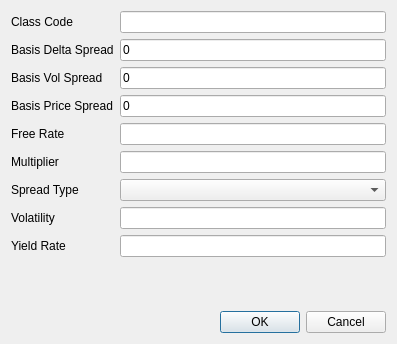
<?xml version="1.0" encoding="UTF-8"?>
<ui version="4.0">
 <class>AddParamDialog</class>
 <widget class="QDialog" name="AddParamDialog">
  <property name="geometry">
   <rect>
    <x>0</x>
    <y>0</y>
    <width>397</width>
    <height>344</height>
   </rect>
  </property>
  <property name="windowTitle">
   <string>Dialog</string>
  </property>
  <layout class="QVBoxLayout" name="verticalLayout">
   <item>
    <layout class="QFormLayout" name="formLayout">
     <item row="0" column="0">
      <widget class="QLabel" name="classCodeLabel">
       <property name="text">
        <string>Class Code</string>
       </property>
      </widget>
     </item>
     <item row="0" column="1">
      <widget class="QLineEdit" name="classCodeLineEdit"/>
     </item>
     <item row="1" column="0">
      <widget class="QLabel" name="basisDeltaSpreadLabel">
       <property name="text">
        <string>Basis Delta Spread</string>
       </property>
      </widget>
     </item>
     <item row="1" column="1">
      <widget class="QLineEdit" name="basisDeltaSpreadLineEdit">
       <property name="text">
        <string>0</string>
       </property>
      </widget>
     </item>
     <item row="2" column="0">
      <widget class="QLabel" name="basisVolSpreadLabel">
       <property name="text">
        <string>Basis Vol Spread</string>
       </property>
      </widget>
     </item>
     <item row="2" column="1">
      <widget class="QLineEdit" name="basisVolSpreadLineEdit">
       <property name="text">
        <string>0</string>
       </property>
      </widget>
     </item>
     <item row="3" column="0">
      <widget class="QLabel" name="basisPriceSpreadLabel">
       <property name="text">
        <string>Basis Price Spread</string>
       </property>
      </widget>
     </item>
     <item row="3" column="1">
      <widget class="QLineEdit" name="basisPriceSpreadLineEdit">
       <property name="text">
        <string>0</string>
       </property>
      </widget>
     </item>
     <item row="4" column="0">
      <widget class="QLabel" name="freeRateLabel">
       <property name="text">
        <string>Free Rate</string>
       </property>
      </widget>
     </item>
     <item row="4" column="1">
      <widget class="QLineEdit" name="freeRateLineEdit"/>
     </item>
     <item row="5" column="0">
      <widget class="QLabel" name="multiplierLabel">
       <property name="text">
        <string>Multiplier</string>
       </property>
      </widget>
     </item>
     <item row="5" column="1">
      <widget class="QLineEdit" name="multiplierLineEdit"/>
     </item>
     <item row="6" column="0">
      <widget class="QLabel" name="spreadTypeLabel">
       <property name="text">
        <string>Spread Type</string>
       </property>
      </widget>
     </item>
     <item row="6" column="1">
      <widget class="QComboBox" name="spreadTypeComboBox"/>
     </item>
     <item row="7" column="0">
      <widget class="QLabel" name="volatilityLabel">
       <property name="text">
        <string>Volatility</string>
       </property>
      </widget>
     </item>
     <item row="7" column="1">
      <widget class="QLineEdit" name="volatilityLineEdit"/>
     </item>
     <item row="8" column="0">
      <widget class="QLabel" name="yieldRateLabel">
       <property name="text">
        <string>Yield Rate</string>
       </property>
      </widget>
     </item>
     <item row="8" column="1">
      <widget class="QLineEdit" name="yieldRateLineEdit"/>
     </item>
    </layout>
   </item>
   <item>
    <widget class="QDialogButtonBox" name="buttonBox">
     <property name="orientation">
      <enum>Qt::Horizontal</enum>
     </property>
     <property name="standardButtons">
      <set>QDialogButtonBox::Cancel|QDialogButtonBox::Ok</set>
     </property>
    </widget>
   </item>
  </layout>
 </widget>
 <resources/>
 <connections>
  <connection>
   <sender>buttonBox</sender>
   <signal>accepted()</signal>
   <receiver>AddParamDialog</receiver>
   <slot>accept()</slot>
   <hints>
    <hint type="sourcelabel">
     <x>248</x>
     <y>254</y>
    </hint>
    <hint type="destinationlabel">
     <x>157</x>
     <y>274</y>
    </hint>
   </hints>
  </connection>
  <connection>
   <sender>buttonBox</sender>
   <signal>rejected()</signal>
   <receiver>AddParamDialog</receiver>
   <slot>reject()</slot>
   <hints>
    <hint type="sourcelabel">
     <x>316</x>
     <y>260</y>
    </hint>
    <hint type="destinationlabel">
     <x>286</x>
     <y>274</y>
    </hint>
   </hints>
  </connection>
 </connections>
</ui>
